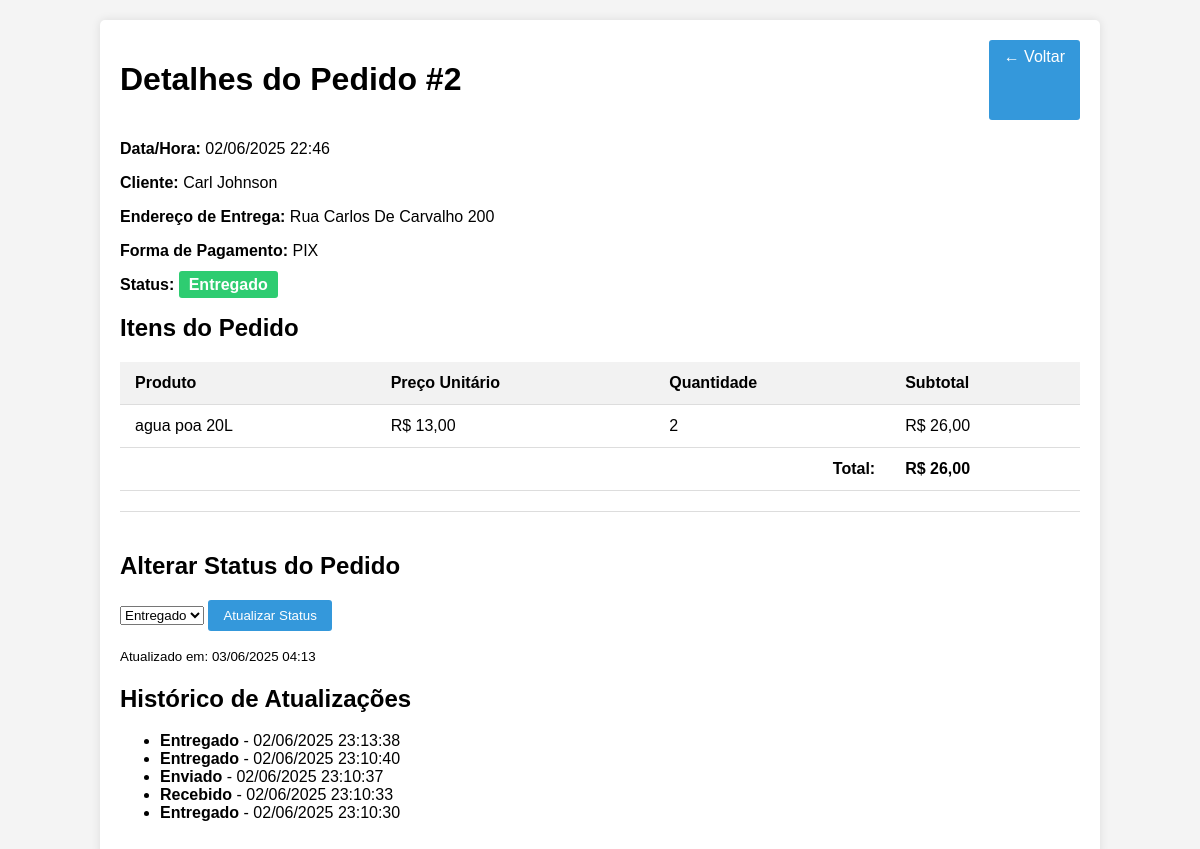
The page /admin/detalhes_pedido.php?id=2 (signed in) on the database its author committed.
### tables this page shows
CREATE TABLE `pedidos` (
  `id` int(11) NOT NULL,
  `usuario_id` int(11) DEFAULT NULL,
  `data_hora` datetime DEFAULT current_timestamp(),
  `endereco` text NOT NULL,
  `forma_pagamento` varchar(50) NOT NULL,
  `status` enum('Recebido','Enviado','Entregado') DEFAULT 'Recebido',
  `status_atualizado_em` datetime DEFAULT NULL
);

CREATE TABLE `usuarios` (
  `id` int(11) NOT NULL,
  `login` varchar(50) NOT NULL,
  `senha` varchar(255) NOT NULL,
  `nome` varchar(100) NOT NULL,
  `endereco` text NOT NULL,
  `forma_pagamento` varchar(50) NOT NULL,
  `is_admin` tinyint(1) DEFAULT 0
);

CREATE TABLE `pedido_itens` (
  `id` int(11) NOT NULL,
  `pedido_id` int(11) NOT NULL,
  `produto_id` int(11) NOT NULL,
  `quantidade` int(11) NOT NULL,
  `preco_unitario` decimal(10,2) NOT NULL
);

CREATE TABLE `produtos` (
  `id` int(11) NOT NULL,
  `nome` varchar(100) NOT NULL,
  `descricao` text DEFAULT NULL,
  `preco` decimal(10,2) NOT NULL,
  `quantidade` int(11) NOT NULL,
  `disponivel` tinyint(1) DEFAULT 1,
  `imagem` varchar(255) NOT NULL
);

CREATE TABLE `pedido_status_historico` (
  `id` int(11) NOT NULL,
  `pedido_id` int(11) NOT NULL,
  `status` varchar(50) NOT NULL,
  `data_hora` datetime NOT NULL DEFAULT current_timestamp()
);

### admin/detalhes_pedido.php (the view, shortened to what this page needs)
<?php
$conn = connect_db();
$pedido_id = (int)$_GET['id'];
$sql = "SELECT p.*, u.nome AS cliente_nome
        FROM pedidos p
        LEFT JOIN usuarios u ON p.usuario_id = u.id
        WHERE p.id = $pedido_id";
$result = $conn->query($sql);
$pedido = $result->fetch_assoc();
$sql = "SELECT pi.*, pr.nome AS produto_nome
        FROM pedido_itens pi
        JOIN produtos pr ON pi.produto_id = pr.id
        WHERE pi.pedido_id = $pedido_id";
$itens_result = $conn->query($sql);
$sql_hist = "SELECT status, data_hora FROM pedido_status_historico WHERE pedido_id = $pedido_id ORDER BY data_hora DESC";
$historico_result = $conn->query($sql_hist);
?>
<!DOCTYPE html>
<html lang="pt-br">
    <head>
</head>
<body>
    <div class="container">
        <div class="order-header">
            <h1>Detalhes do Pedido #<?= $pedido['id'] ?></h1>
            <a href="pedidos.php" class="btn">&larr; Voltar</a>
        </div>
        <div>
            <p><strong>Data/Hora:</strong> <?= date('d/m/Y H:i', strtotime($pedido['data_hora'])) ?></p>
            <p><strong>Cliente:</strong> <?= $pedido['cliente_nome'] ? htmlspecialchars($pedido['cliente_nome']) : 'Cliente não cadastrado' ?></p>
            <p><strong>Endereço de Entrega:</strong> <?= htmlspecialchars($pedido['endereco']) ?></p>
            <p><strong>Forma de Pagamento:</strong> <?= htmlspecialchars($pedido['forma_pagamento']) ?></p>
            <p><strong>Status:</strong> <span class="status status-<?= strtolower($pedido['status']) ?>"><?= $pedido['status'] ?></span></p>
        </div>
        <h2>Itens do Pedido</h2>
        <table>
            <thead>
                <tr>
                    <th>Produto</th>
                    <th>Preço Unitário</th>
                    <th>Quantidade</th>
                    <th>Subtotal</th>
                </tr>
            </thead>
            <tbody>
                <?php
                $total = 0;
                while($item = $itens_result->fetch_assoc()):
                    $subtotal = $item['preco_unitario'] * $item['quantidade'];
                    $total += $subtotal;
                ?>
                <tr>
                    <td><?= htmlspecialchars($item['produto_nome']) ?></td>
                    <td>R$ <?= number_format($item['preco_unitario'], 2, ',', '.') ?></td>
                    <td><?= $item['quantidade'] ?></td>
                    <td>R$ <?= number_format($subtotal, 2, ',', '.') ?></td>
                </tr>
                <?php endwhile; ?>
                <tr>
                    <td colspan="3" style="text-align: right;"><strong>Total:</strong></td>
                    <td><strong>R$ <?= number_format($total, 2, ',', '.') ?></strong></td>
                </tr>
            </tbody>
        </table>
        <div class="status-form">
            <h2>Alterar Status do Pedido</h2>
            <form method="post">
                <select name="status">
                    <option value="Entregado" <?= $pedido['status'] == 'Entregado' ? 'selected' : '' ?>>Entregado</option>
                </select>
                <button type="submit" class="btn">Atualizar Status</button>
            </form>
            <?php if (!empty($pedido['status_atualizado_em'])): ?>
            <p><small>Atualizado em: <?= date('d/m/Y H:i', strtotime($pedido['status_atualizado_em'])) ?></small></p>
            <?php endif; ?>
        </div>
        <div class="status-historico">
            <h2>Histórico de Atualizações</h2>
            <?php if ($historico_result && $historico_result->num_rows > 0): ?>
                <ul>
                    <?php while($hist = $historico_result->fetch_assoc()): ?>
                        <li>
                            <strong><?= htmlspecialchars($hist['status']) ?></strong> -
                            <?= date('d/m/Y H:i:s', strtotime($hist['data_hora'])) ?>
                        </li>
                    <?php endwhile; ?>
                </ul>
            <?php else: ?>
                <p>Nenhuma atualização de status registrada.</p>
            <?php endif; ?>
        </div>
    </div>
</body>
</html>

### admin/detalhes_pedido.php (style rules this page uses)
body { font-family: Arial, sans-serif; margin: 0; padding: 0; background-color: #f4f4f4; }
.container { width: 80%; margin: 20px auto; background: white; padding: 20px; border-radius: 5px; box-shadow: 0 0 10px rgba(0,0,0,0.1); }
.order-header { display: flex; justify-content: space-between; margin-bottom: 20px; }
table { width: 100%; border-collapse: collapse; margin-top: 20px; }
th, td { padding: 12px 15px; text-align: left; border-bottom: 1px solid #ddd; }
th { background-color: #f2f2f2; font-weight: bold; }
.status { padding: 5px 10px; border-radius: 3px; font-weight: bold; }
.status-entregado { background-color: #2ecc71; color: white; }
.btn { background: #3498db; color: white; border: none; padding: 8px 15px; border-radius: 3px; cursor: pointer; text-decoration: none; display: inline-block; }
.status-form { margin-top: 20px; padding-top: 20px; border-top: 1px solid #ddd; }

### rows shown on the page
pedidos: id "2", data_hora "02/06/2025 22:46", usuario.nome "Carl Johnson", endereco "Rua Carlos De Carvalho 200", forma_pagamento "PIX", status "Entregado", status_atualizado_em "03/06/2025 04:13"
pedido_itens: produto.nome "agua poa 20L", preco_unitario "13,00", quantidade "2", subtotal "26,00"
pedido_status_historico: status "Entregado", data_hora "02/06/2025 23:13:38"
pedido_status_historico: status "Entregado", data_hora "02/06/2025 23:10:40"
pedido_status_historico: status "Enviado", data_hora "02/06/2025 23:10:37"
pedido_status_historico: status "Recebido", data_hora "02/06/2025 23:10:33"
pedido_status_historico: status "Entregado", data_hora "02/06/2025 23:10:30"

### other values the page prints
$total "26,00"
